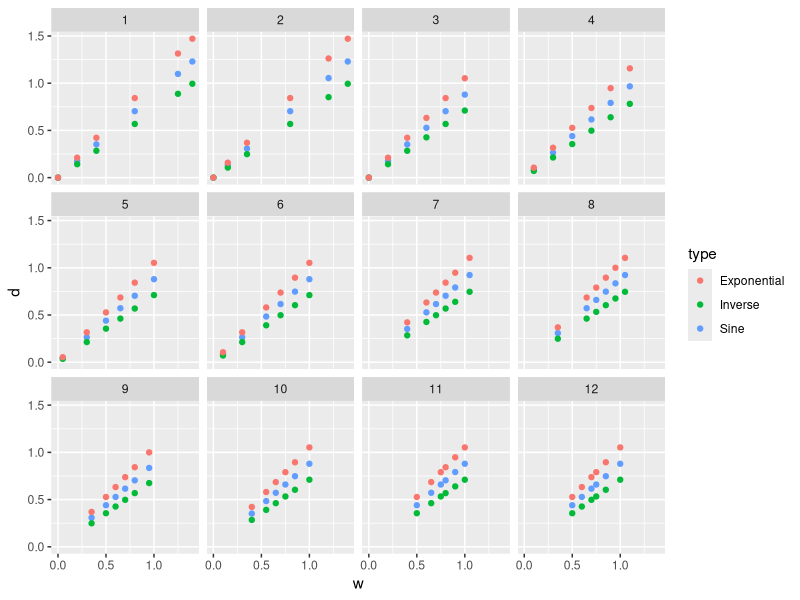
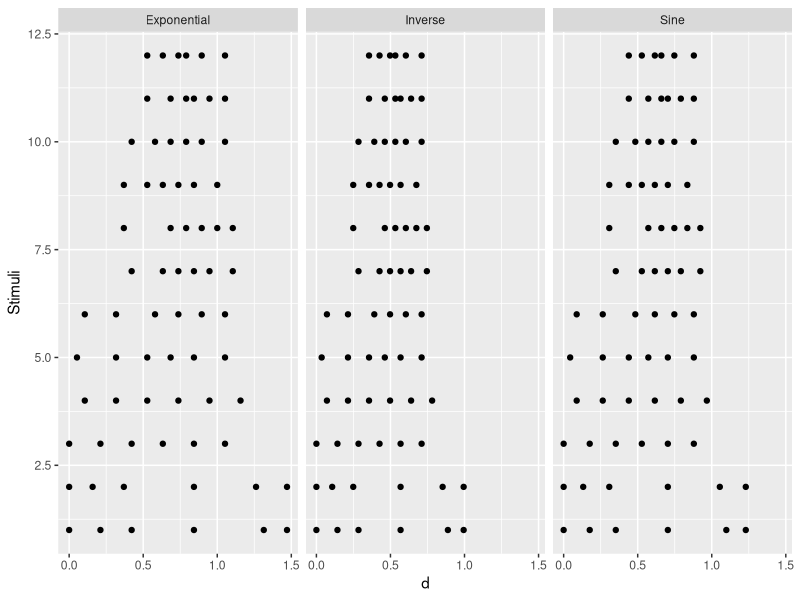

Write R code to recreate these figures, in order.
library(reshape2)
library(plyr)
library(xtable)

createSine <- function(n=200, len=1, f=f, fprime=fprime, f2prime=f2prime, a=0, b=2*pi) {
  x <- seq(a, b, length=n+2)[(2:(n+1))]
  ell <- rep(len, length=length(x))
  fx <- f(x)
  ystart <- fx - .5*ell
  yend <- fx + .5*ell
  
  # now correct for line illusion in vertical direction
  dy <- diff(range(fx))
  dx <- diff(range(x))
  # fprime works in framework of dx and dy, but we represent it in framework of dx and dy+len
  # needs to be fixed by factor a:  
  a <- dy/(dy + len) 
  # ellx is based on the "trig" correction
  ellx <- ell / cos(atan(abs(a*fprime(x))))
  # ellx2 is based on linear approximation of f  
  ellx2 <- ell * sqrt(1 + a^2*fprime(x)^2)
  
  # make this a data frame - ggplot2 doesn't do well with floating vectors
  dframe <- data.frame(x=x, xstart=x, xend=x, y=fx, ystart=ystart, yend=yend, ell=ell, ellx = ellx, ellx2=ellx2)
  
  # third adjustment is based on quadratic approximation of f.
  # this needs two parts: correction above and below f(x)  
  
  fp <- a*fprime(x)
  f2p <- a*f2prime(x)
  lambdap <- (sqrt((fp^2+1)^2-f2p*fp^2*ell) + fp^2 + 1)^-1    
  lambdam <- -(sqrt((fp^2+1)^2+f2p*fp^2*ell) + fp^2 + 1)^-1    
  
  
  dframe$ellx4.l <- (4*abs(lambdap)*sqrt(1+fp^2))^-1
  dframe$ellx4.u <- (4*abs(lambdam)*sqrt(1+fp^2))^-1
  
  dframe
}

weightYTrans <- function(df, w){
  df$elltrans <- w*df$ellx2/2 + (1-w)*df$ell/2
  df$ystart <- df$y - df$elltrans
  df$yend <- df$y + df$elltrans
  df$w <- w
  df
}

f <- function(x) 2*sin(x)
fprime <- function(x) 2*cos(x)
f2prime <- function(x) -2*sin(x)
orig <- createSine(40, 1, f, fprime, f2prime, 0, 2*pi)

w.all <- matrix(c(  0, .2,  .4,  .8,  1.25, 1.4,       0,  .15, .35, .8, 1.2,  1.4, 
                    0, .2,  .4,  .6,   .8,  1.0,      .1,  .3,  .5,  .7,  .9,  1.1,
                  .05, .3,  .5,  .65,  .8,  1.0,      .1,  .3,  .55, .7,  .85, 1.0,
                   .4, .6,  .7,  .8,   .9,  1.05,     .35, .65, .75, .85, .95, 1.05,
                  .35, .5,  .6,  .7,   .8,   .95,     .4,  .55, .65, .75, .85, 1.0,
                   .5, .65, .75, .8,   .9,  1.0,      .5,  .6,  .7,  .75, .85, 1.0), nrow=12, ncol=6, byrow=TRUE)


w.long <- melt(w.all)
names(w.long) <- c("Stimuli", "Plot", "w")


w.long$d <- sapply(w.long$w, function(i) {
                                temp <- weightYTrans(df=createSine(40, 1, f, fprime, f2prime, 0, 2*pi), w=i)$elltrans
                                abs(diff(range(temp)))/min(temp)
                              }
                   )

w.long$d2 <- sapply(w.long$w, function(i) {
                                  temp <- weightYTrans(df=createSine(40, 1, f, fprime, f2prime, 0, 2*pi), w=i)$elltrans
                                  max(temp)/min(temp)
                                }
)
sine.long <- w.long
sine.long$type="Sine"

w.wide.w <- dcast(w.long, Stimuli ~ Plot, value.var="w")
w.wide.w$difficulty <- c("test", "test", "1", "1", "2", "2", "3", "3", "4", "4", "5", "5")
w.wide.w$blank <- ""
w.wide.w <- w.wide.w[,c(1, 8, 2:7, 9)]
w.wide.d <- dcast(w.long, Stimuli ~ Plot, value.var="d2")


sine.table <- cbind(w.wide.w, round(w.wide.d[,-1], 2))
print(xtable(sine.table), include.rownames=FALSE)

f <- function(x) exp(x/2)
fprime <- function(x) 1/2*exp(x/2)
f2prime <- function(x) 1/4*exp(x/2)
orig <- createSine(40, 1, f, fprime, f2prime, -pi, pi)

w.all <- matrix(c(  0, .2,  .4,  .8,  1.25, 1.4,       0,  .15, .35, .8, 1.2,  1.4, 
                    0, .2,  .4,  .6,   .8,  1.0,      .1,  .3,  .5,  .7,  .9,  1.1,
                    .05, .3,  .5,  .65,  .8,  1.0,      .1,  .3,  .55, .7,  .85, 1.0,
                    .4, .6,  .7,  .8,   .9,  1.05,     .35, .65, .75, .85, .95, 1.05,
                    .35, .5,  .6,  .7,   .8,   .95,     .4,  .55, .65, .75, .85, 1.0,
                    .5, .65, .75, .8,   .9,  1.0,      .5,  .6,  .7,  .75, .85, 1.0), nrow=12, ncol=6, byrow=TRUE)


w.long <- melt(w.all)
names(w.long) <- c("Stimuli", "Plot", "w")


w.long$d <- sapply(w.long$w, function(i) {
  temp <- weightYTrans(df=createSine(40, 1, f, fprime, f2prime, -pi, pi), w=i)$elltrans
  abs(diff(range(temp)))/min(temp)
}
)

w.long$d2 <- sapply(w.long$w, function(i) {
  temp <- weightYTrans(df=createSine(40, 1, f, fprime, f2prime, -pi, pi), w=i)$elltrans
  max(temp)/min(temp)
}
)

exp.long <- w.long
exp.long$type="Exponential"
w.long <- ddply(w.long, .(Stimuli), transform, minlie=min(d2))
w.long$liefactor <- w.long$d2/w.long$minlie

w.wide.w <- dcast(w.long, Stimuli ~ Plot, value.var="w")
w.wide.w$difficulty <- c("test", "test", "1", "1", "2", "2", "3", "3", "4", "4", "5", "5")
w.wide.w$blank <- ""
w.wide.w <- w.wide.w[,c(1, 8, 2:7, 9)]
w.wide.d <- dcast(w.long, Stimuli ~ Plot, value.var="d2")


exp.table <- cbind(w.wide.w, round(w.wide.d[,-1], 2))
print(xtable(exp.table), include.rownames=FALSE)


f <- function(x) 5/6*1/x
fprime <- function(x) -5/6*x^(-2)
f2prime <- function(x) 2*5/6*x^(-3)
orig <- createSine(40, 1, f, fprime, f2prime, 1/2, 3.5)

w.all <- matrix(c(  0, .2,  .4,  .8,  1.25, 1.4,       0,  .15, .35, .8, 1.2,  1.4, 
                    0, .2,  .4,  .6,   .8,  1.0,      .1,  .3,  .5,  .7,  .9,  1.1,
                    .05, .3,  .5,  .65,  .8,  1.0,      .1,  .3,  .55, .7,  .85, 1.0,
                    .4, .6,  .7,  .8,   .9,  1.05,     .35, .65, .75, .85, .95, 1.05,
                    .35, .5,  .6,  .7,   .8,   .95,     .4,  .55, .65, .75, .85, 1.0,
                    .5, .65, .75, .8,   .9,  1.0,      .5,  .6,  .7,  .75, .85, 1.0), nrow=12, ncol=6, byrow=TRUE)


w.long <- melt(w.all)
names(w.long) <- c("Stimuli", "Plot", "w")


w.long$d <- sapply(w.long$w, function(i) {
  temp <- weightYTrans(df=createSine(40, 1, f, fprime, f2prime, 1/2, 3.5), w=i)$elltrans
  abs(diff(range(temp)))/min(temp)
}
)

w.long$d2 <- sapply(w.long$w, function(i) {
  temp <- weightYTrans(df=createSine(40, 1, f, fprime, f2prime, 1/2, 3.5), w=i)$elltrans
  max(temp)/min(temp)
}
)
inv.long <- w.long
inv.long$type <- "Inverse"

w.long <- ddply(w.long, .(Stimuli), transform, minlie=min(d2))
w.long$liefactor <- w.long$d2/w.long$minlie

w.wide.w <- dcast(w.long, Stimuli ~ Plot, value.var="w")
w.wide.w$difficulty <- c("test", "test", "1", "1", "2", "2", "3", "3", "4", "4", "5", "5")
w.wide.w$blank <- ""
w.wide.w <- w.wide.w[,c(1, 8, 2:7, 9)]
w.wide.d <- dcast(w.long, Stimuli ~ Plot, value.var="d2")


inv.table <- cbind(w.wide.w, round(w.wide.d[,-1], 2))
print(xtable(inv.table), include.rownames=FALSE)

library(ggplot2)
w.long <- rbind(sine.long, inv.long, exp.long)

qplot(data=w.long, x=w, y=d, color=type) + facet_wrap(~Stimuli)

qplot(data=w.long, y=Stimuli, x=d) + facet_wrap(~type)
